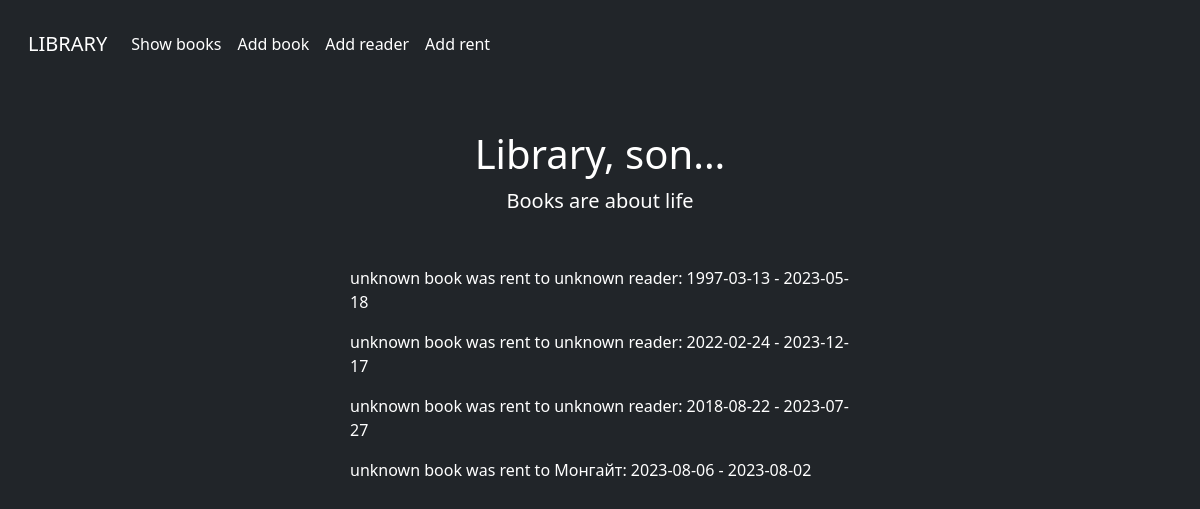
Screenshot of /showrents/ with the database file from the repository.
### library/models.py (models this page shows, shortened)
class BookRent(models.Model):
    book = models.ManyToManyField(Book)
    rent_date = models.DateField(null=True)
    reader = models.ManyToManyField(Reader)
    return_date = models.DateField(null=True)
    def __str__(self):
        book = self.book.first()
        book_title = book.title if book is not None else "unknown book"
        reader = self.reader.first()
        reader_surname = reader.surname if reader is not None else "unknown reader"
        return f"{book_title} was rent to {reader_surname}: {self.rent_date} - {self.return_date}"

class Reader(models.Model):
    name = models.CharField(max_length=30, null=True)
    surname = models.CharField(max_length=30, null=True)
    age = models.IntegerField(null=True)
    address = models.CharField(max_length=30, null=True)

### library/views.py (the view)
# urls.py: path('showrents/', show_rents),
def show_rents(request):
    context = {'rents':BookRent.objects.all()}
    return render(request, 'showRent.html', context=context)

### templates/showRent.html (shortened to what this page needs)
<!DOCTYPE html>
<html lang="en" class="h-100" data-bs-theme="dark">
<head>
  <link href="/docs/5.3/dist/css/bootstrap.min.css" rel="stylesheet">
  <link href="https://cdn.jsdelivr.net/npm/bootstrap@5.3.0-alpha3/dist/css/bootstrap.min.css" rel="stylesheet">
</head>
<body class="d-flex h-100 text-center text-bg-dark">
  <div class="cover-container d-flex w-100 h-100 p-3 mx-auto flex-column">
    <nav class="navbar navbar-expand navbar-dark bg-dark" aria-label="Second navbar example">
      <div class="container-fluid">
        <a class="navbar-brand" href="http://127.0.0.1:8000">LIBRARY</a>
        <div class="collapse navbar-collapse" id="navbarsExample02">
          <ul class="navbar-nav me-auto">
            <li class="nav-item">
              <a class="nav-link active" aria-current="page" href="http://127.0.0.1:8000/showbooks">Show books</a>
            </li>
            <li class="nav-item">
              <a class="nav-link active" aria-current="page" href="http://127.0.0.1:8000/addbook">Add book</a>
            </li>
            <li class="nav-item">
              <a class="nav-link active" aria-current="page" href="http://127.0.0.1:8000/addreader">Add reader</a>
            </li>
            <li class="nav-item">
              <a class="nav-link active" aria-current="page" href="http://127.0.0.1:8000/addrent">Add rent</a>
            </li>
          </ul>
        </div>
      </div>
    </nav>
    <main class="px-3" style="padding-top: 5%;">
      <h1>Library, son...</h1>
      <p class="lead">Books are about life</p>
      <div style="height: 50px; width: 500px; margin: auto; margin-top: 50px;">
        {% for rent in rents %}
          <p style="text-align: left;">{{ rent }}</p>
        {% endfor %}
      </div>
    </main>
  </div>
</body>
</html>

### rows the page displays
BookRent: id+rent_date+return_date "unknown book was rent to unknown reader: 1997-03-13 - 2023-05-18"
BookRent: id+rent_date+return_date "unknown book was rent to unknown reader: 2022-02-24 - 2023-12-17"
BookRent: id+rent_date+return_date "unknown book was rent to unknown reader: 2018-08-22 - 2023-07-27"
BookRent: id+rent_date+return_date "unknown book was rent to Монгайт: 2023-08-06 - 2023-08-02"
